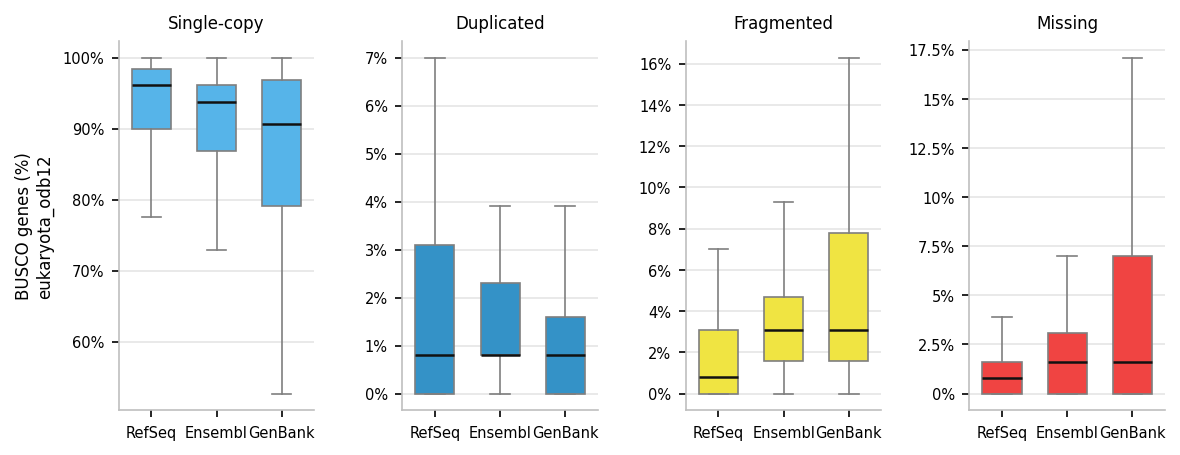

Source code (Python):
"""Boxplots of BUSCO categories for Annotrieve annotations, faceted by BUSCO category.

One panel per BUSCO category, with one box per database (RefSeq, Ensembl, GenBank).

Usage:
    pip install requests matplotlib numpy
    python busco_by_database.py
"""

import os

import numpy as np
import requests
import matplotlib.pyplot as plt

API_URL = "https://genome.crg.es/annotrieve/api/v0/annotations"
OUTPUT_FILE = os.path.join(os.path.dirname(os.path.abspath(__file__)), "busco_by_database.png")
PAGE_SIZE = 1000  # API maximum

# API db_sources value -> panel title
DATABASES = {
    "RefSeq": "RefSeq",
    "Ensembl": "Ensembl",
    "GenBank": "GenBank",
}

# API busco key, axis label, color
CATEGORIES = [
    ("single_copy", "Single-copy", "#56B4E9"),
    ("duplicated", "Duplicated", "#3492C7"),
    ("fragmented", "Fragmented", "#F0E442"),
    ("missing", "Missing", "#F04442"),
]


def fetch_busco(db_source):
    """Return an (n, 4) array of category percentages and the set of BUSCO lineages."""
    rows, lineages, offset = [], set(), 0
    while True:
        response = requests.post(
            API_URL,
            json={
                "db_sources": db_source,
                "limit": PAGE_SIZE,
                "offset": offset,
                "fields": "annotation_id,busco",
            },
            timeout=60,
        )
        response.raise_for_status()
        payload = response.json()
        for record in payload["results"]:
            busco = record.get("busco") or {}
            values = [busco.get(key) for key, _, _ in CATEGORIES]
            if all(v is not None for v in values):
                rows.append(values)
                lineages.add(busco.get("busco_lineage") or "unknown")
        offset += PAGE_SIZE
        if offset >= payload["total"]:
            break
    if not rows:
        raise SystemExit(f"No BUSCO values found for {db_source}")
    return np.array(rows, dtype=float), lineages


def build_plot(data_by_db, lineages):
    fig, axes = plt.subplots(
        1, len(CATEGORIES), figsize=(9, 3.2), dpi=150, gridspec_kw={"wspace": 0.45},
    )

    # y limits are free per panel: the categories span very different ranges
    for i, (ax, (_, label, color)) in enumerate(zip(axes, CATEGORIES)):
        boxes = ax.boxplot(
            [data[:, i] for data in data_by_db.values()],
            patch_artist=True, widths=0.6, showfliers=False,
            medianprops={"color": "#111", "linewidth": 1.2},
            whiskerprops={"color": "#7f7f7f", "linewidth": 0.8},
            capprops={"color": "#7f7f7f", "linewidth": 0.8},
        )
        for patch in boxes["boxes"]:
            patch.set(facecolor=color, edgecolor="#7f7f7f", linewidth=0.8)

        ax.set_title(label.replace("\n", " "), fontsize=8)
        ax.set_xticks(range(1, len(data_by_db) + 1), [DATABASES[d] for d in data_by_db])
        ax.tick_params(labelsize=7)
        ax.yaxis.set_major_formatter(lambda v, _: f"{v:g}%")
        ax.grid(axis="y", color="#e5e5e5", linewidth=0.8)
        ax.set_axisbelow(True)
        for side in ("top", "right"):
            ax.spines[side].set_visible(False)
        for side in ("left", "bottom"):
            ax.spines[side].set_color("#bfbfbf")

    axes[0].set_ylabel(f"BUSCO genes (%)\n{', '.join(sorted(lineages))}", fontsize=8)
    return fig


def main():
    data_by_db, lineages = {}, set()
    for db_source in DATABASES:
        data_by_db[db_source], db_lineages = fetch_busco(db_source)
        lineages |= db_lineages
        print(f"{db_source}: {len(data_by_db[db_source]):,} annotations with BUSCO values")
    fig = build_plot(data_by_db, lineages)
    fig.savefig(OUTPUT_FILE, dpi=150, bbox_inches="tight", facecolor="white")
    print(f"Saved {OUTPUT_FILE}")


if __name__ == "__main__":
    main()
